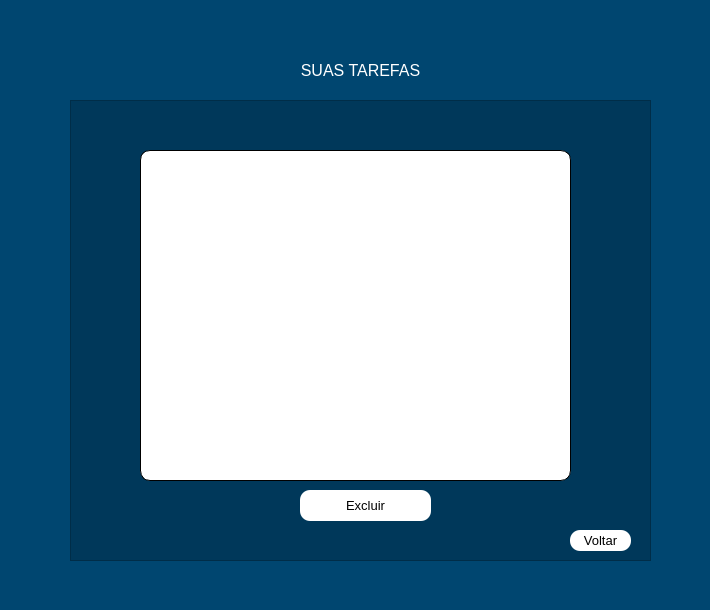
<?xml version="1.0" encoding="UTF-8"?>
<ui version="4.0">
 <class>Cadastro</class>
 <widget class="QWidget" name="Cadastro">
  <property name="geometry">
   <rect>
    <x>0</x>
    <y>0</y>
    <width>710</width>
    <height>610</height>
   </rect>
  </property>
  <property name="windowTitle">
   <string>Form</string>
  </property>
  <property name="styleSheet">
   <string notr="true">background-color: rgb(0, 70, 112);</string>
  </property>
  <widget class="QFrame" name="frame">
   <property name="geometry">
    <rect>
     <x>70</x>
     <y>100</y>
     <width>581</width>
     <height>461</height>
    </rect>
   </property>
   <property name="styleSheet">
    <string notr="true">background-color: rgba(0, 0, 0,0.2);</string>
   </property>
   <property name="frameShape">
    <enum>QFrame::StyledPanel</enum>
   </property>
   <property name="frameShadow">
    <enum>QFrame::Raised</enum>
   </property>
   <widget class="QPushButton" name="excluir_tarefa_Button">
    <property name="geometry">
     <rect>
      <x>230</x>
      <y>390</y>
      <width>131</width>
      <height>31</height>
     </rect>
    </property>
    <property name="font">
     <font>
      <pointsize>10</pointsize>
     </font>
    </property>
    <property name="cursor">
     <cursorShape>PointingHandCursor</cursorShape>
    </property>
    <property name="styleSheet">
     <string notr="true">QPushButton{ color: rgb(0, 0, 0); background-color: rgb(255, 255, 255); border-radius: 10px; } QPushButton:hover{ color: rgb(255, 255, 255); background-color: rgb(0, 0, 0); }</string>
    </property>
    <property name="text">
     <string>Excluir</string>
    </property>
   </widget>
   <widget class="QListWidget" name="campo_list_widget">
    <property name="geometry">
     <rect>
      <x>70</x>
      <y>50</y>
      <width>431</width>
      <height>331</height>
     </rect>
    </property>
    <property name="styleSheet">
     <string notr="true">QListWidget{ background-color: rgb(255, 255, 255); border-radius: 10px; border: 1px solid black; }</string>
    </property>
   </widget>
   <widget class="QPushButton" name="excluir_tarefa_Button_2">
    <property name="geometry">
     <rect>
      <x>500</x>
      <y>430</y>
      <width>61</width>
      <height>21</height>
     </rect>
    </property>
    <property name="font">
     <font>
      <pointsize>10</pointsize>
     </font>
    </property>
    <property name="cursor">
     <cursorShape>PointingHandCursor</cursorShape>
    </property>
    <property name="styleSheet">
     <string notr="true">QPushButton{ color: rgb(0, 0, 0); background-color: rgb(255, 255, 255); border-radius: 10px; } QPushButton:hover{ color: rgb(255, 255, 255); background-color: rgb(0, 0, 0); }</string>
    </property>
    <property name="text">
     <string>Voltar</string>
    </property>
   </widget>
  </widget>
  <widget class="QLabel" name="label">
   <property name="geometry">
    <rect>
     <x>240</x>
     <y>60</y>
     <width>241</width>
     <height>21</height>
    </rect>
   </property>
   <property name="text">
    <string>&lt;html&gt;&lt;head/&gt;&lt;body&gt;&lt;p align=&quot;center&quot;&gt;&lt;span style=&quot; font-size:12pt; color:#ffffff;&quot;&gt;SUAS TAREFAS&lt;/span&gt;&lt;/p&gt;&lt;/body&gt;&lt;/html&gt;</string>
   </property>
  </widget>
 </widget>
 <resources/>
 <connections/>
</ui>
